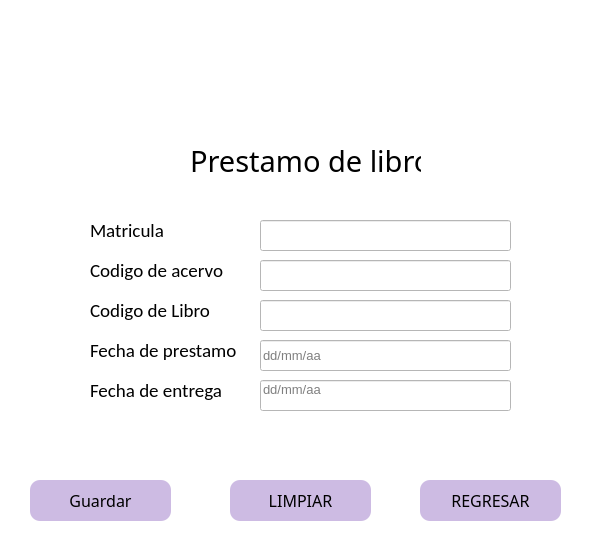
<?xml version="1.0" encoding="UTF-8"?>
<ui version="4.0">
 <class>MainWindow</class>
 <widget class="QMainWindow" name="MainWindow">
  <property name="geometry">
   <rect>
    <x>0</x>
    <y>0</y>
    <width>602</width>
    <height>557</height>
   </rect>
  </property>
  <property name="windowTitle">
   <string>MainWindow</string>
  </property>
  <property name="styleSheet">
   <string notr="true">background-color: rgb(255, 255, 255);</string>
  </property>
  <widget class="QWidget" name="centralwidget">
   <widget class="QPushButton" name="pbLimpiar">
    <property name="geometry">
     <rect>
      <x>230</x>
      <y>480</y>
      <width>141</width>
      <height>41</height>
     </rect>
    </property>
    <property name="font">
     <font>
      <family>Dubai Medium</family>
      <pointsize>12</pointsize>
     </font>
    </property>
    <property name="styleSheet">
     <string notr="true">QPushButton{

	background-color:rgb(205, 187, 227);
	border-radius:10px;
	border:10px;
}


QPushButton:hover{
background-color: rgb(170, 255, 127);
	border-radius:10px;
	border: 10px;
}</string>
    </property>
    <property name="text">
     <string>LIMPIAR</string>
    </property>
   </widget>
   <widget class="QLabel" name="label">
    <property name="geometry">
     <rect>
      <x>190</x>
      <y>140</y>
      <width>231</width>
      <height>41</height>
     </rect>
    </property>
    <property name="font">
     <font>
      <family>Segoe MDL2 Assets</family>
      <pointsize>22</pointsize>
     </font>
    </property>
    <property name="text">
     <string>Prestamo de libro</string>
    </property>
   </widget>
   <widget class="QPushButton" name="pbRegresar">
    <property name="geometry">
     <rect>
      <x>420</x>
      <y>480</y>
      <width>141</width>
      <height>41</height>
     </rect>
    </property>
    <property name="font">
     <font>
      <family>Dubai Medium</family>
      <pointsize>12</pointsize>
     </font>
    </property>
    <property name="styleSheet">
     <string notr="true">QPushButton{

	background-color:rgb(205, 187, 227);
	border-radius:10px;
	border:10px;
}


QPushButton:hover{
background-color: rgb(170, 255, 127);
	border-radius:10px;
	border: 10px;
}</string>
    </property>
    <property name="text">
     <string>REGRESAR</string>
    </property>
   </widget>
   <widget class="QLabel" name="label_2">
    <property name="geometry">
     <rect>
      <x>60</x>
      <y>10</y>
      <width>491</width>
      <height>111</height>
     </rect>
    </property>
    <property name="styleSheet">
     <string notr="true"/>
    </property>
    <property name="text">
     <string/>
    </property>
    <property name="pixmap">
     <pixmap>../imagenes/Logo.png</pixmap>
    </property>
    <property name="scaledContents">
     <bool>true</bool>
    </property>
   </widget>
   <widget class="QLineEdit" name="lineEdit_CodigoAcervo">
    <property name="geometry">
     <rect>
      <x>260</x>
      <y>260</y>
      <width>251</width>
      <height>31</height>
     </rect>
    </property>
    <property name="font">
     <font>
      <pointsize>10</pointsize>
     </font>
    </property>
    <property name="tabletTracking">
     <bool>false</bool>
    </property>
    <property name="layoutDirection">
     <enum>Qt::LeftToRight</enum>
    </property>
    <property name="autoFillBackground">
     <bool>false</bool>
    </property>
    <property name="styleSheet">
     <string notr="true">QLineEdit{
border: .5px solid
}
</string>
    </property>
    <property name="text">
     <string/>
    </property>
    <property name="echoMode">
     <enum>QLineEdit::Normal</enum>
    </property>
    <property name="alignment">
     <set>Qt::AlignLeading|Qt::AlignLeft|Qt::AlignTop</set>
    </property>
   </widget>
   <widget class="QLineEdit" name="lineEdit_Matricula">
    <property name="geometry">
     <rect>
      <x>260</x>
      <y>220</y>
      <width>251</width>
      <height>31</height>
     </rect>
    </property>
    <property name="font">
     <font>
      <pointsize>10</pointsize>
     </font>
    </property>
    <property name="styleSheet">
     <string notr="true">QLineEdit{
border: .5px solid
}
</string>
    </property>
   </widget>
   <widget class="QLabel" name="label_3">
    <property name="geometry">
     <rect>
      <x>90</x>
      <y>260</y>
      <width>141</width>
      <height>20</height>
     </rect>
    </property>
    <property name="font">
     <font>
      <family>Calibri</family>
      <pointsize>14</pointsize>
     </font>
    </property>
    <property name="text">
     <string>Codigo de acervo</string>
    </property>
   </widget>
   <widget class="QLabel" name="label_9">
    <property name="geometry">
     <rect>
      <x>90</x>
      <y>220</y>
      <width>91</width>
      <height>20</height>
     </rect>
    </property>
    <property name="font">
     <font>
      <family>Calibri</family>
      <pointsize>14</pointsize>
     </font>
    </property>
    <property name="text">
     <string>Matricula</string>
    </property>
   </widget>
   <widget class="QPushButton" name="pbGuardar">
    <property name="geometry">
     <rect>
      <x>30</x>
      <y>480</y>
      <width>141</width>
      <height>41</height>
     </rect>
    </property>
    <property name="font">
     <font>
      <family>Dubai Medium</family>
      <pointsize>12</pointsize>
     </font>
    </property>
    <property name="styleSheet">
     <string notr="true">QPushButton{

	background-color:rgb(205, 187, 227);
	border-radius:10px;
	border:10px;
}


QPushButton:hover{
background-color: rgb(170, 255, 127);
	border-radius:10px;
	border: 10px;
}</string>
    </property>
    <property name="text">
     <string>Guardar</string>
    </property>
   </widget>
   <widget class="QLabel" name="label_10">
    <property name="geometry">
     <rect>
      <x>90</x>
      <y>340</y>
      <width>161</width>
      <height>20</height>
     </rect>
    </property>
    <property name="font">
     <font>
      <family>Calibri</family>
      <pointsize>14</pointsize>
     </font>
    </property>
    <property name="text">
     <string>Fecha de prestamo</string>
    </property>
   </widget>
   <widget class="QLineEdit" name="lineEdit_fecha1">
    <property name="geometry">
     <rect>
      <x>260</x>
      <y>340</y>
      <width>251</width>
      <height>31</height>
     </rect>
    </property>
    <property name="font">
     <font>
      <pointsize>10</pointsize>
     </font>
    </property>
    <property name="styleSheet">
     <string notr="true">QLineEdit{
border: .5px solid
}
</string>
    </property>
    <property name="placeholderText">
     <string>dd/mm/aa</string>
    </property>
   </widget>
   <widget class="QLineEdit" name="lineEdit_fecha2">
    <property name="geometry">
     <rect>
      <x>260</x>
      <y>380</y>
      <width>251</width>
      <height>31</height>
     </rect>
    </property>
    <property name="font">
     <font>
      <pointsize>10</pointsize>
     </font>
    </property>
    <property name="tabletTracking">
     <bool>false</bool>
    </property>
    <property name="layoutDirection">
     <enum>Qt::LeftToRight</enum>
    </property>
    <property name="autoFillBackground">
     <bool>false</bool>
    </property>
    <property name="styleSheet">
     <string notr="true">QLineEdit{
border: .5px solid
}
</string>
    </property>
    <property name="text">
     <string/>
    </property>
    <property name="echoMode">
     <enum>QLineEdit::Normal</enum>
    </property>
    <property name="alignment">
     <set>Qt::AlignLeading|Qt::AlignLeft|Qt::AlignTop</set>
    </property>
    <property name="placeholderText">
     <string>dd/mm/aa</string>
    </property>
   </widget>
   <widget class="QLabel" name="label_4">
    <property name="geometry">
     <rect>
      <x>90</x>
      <y>380</y>
      <width>151</width>
      <height>20</height>
     </rect>
    </property>
    <property name="font">
     <font>
      <family>Calibri</family>
      <pointsize>14</pointsize>
     </font>
    </property>
    <property name="text">
     <string>Fecha de entrega</string>
    </property>
   </widget>
   <widget class="QLineEdit" name="lineEdit_CodigoLibro">
    <property name="geometry">
     <rect>
      <x>260</x>
      <y>300</y>
      <width>251</width>
      <height>31</height>
     </rect>
    </property>
    <property name="font">
     <font>
      <pointsize>10</pointsize>
     </font>
    </property>
    <property name="styleSheet">
     <string notr="true">QLineEdit{
border: .5px solid
}
</string>
    </property>
   </widget>
   <widget class="QLabel" name="label_11">
    <property name="geometry">
     <rect>
      <x>90</x>
      <y>300</y>
      <width>161</width>
      <height>20</height>
     </rect>
    </property>
    <property name="font">
     <font>
      <family>Calibri</family>
      <pointsize>14</pointsize>
     </font>
    </property>
    <property name="text">
     <string>Codigo de Libro</string>
    </property>
   </widget>
  </widget>
 </widget>
 <tabstops>
  <tabstop>pbLimpiar</tabstop>
 </tabstops>
 <resources/>
 <connections/>
</ui>
